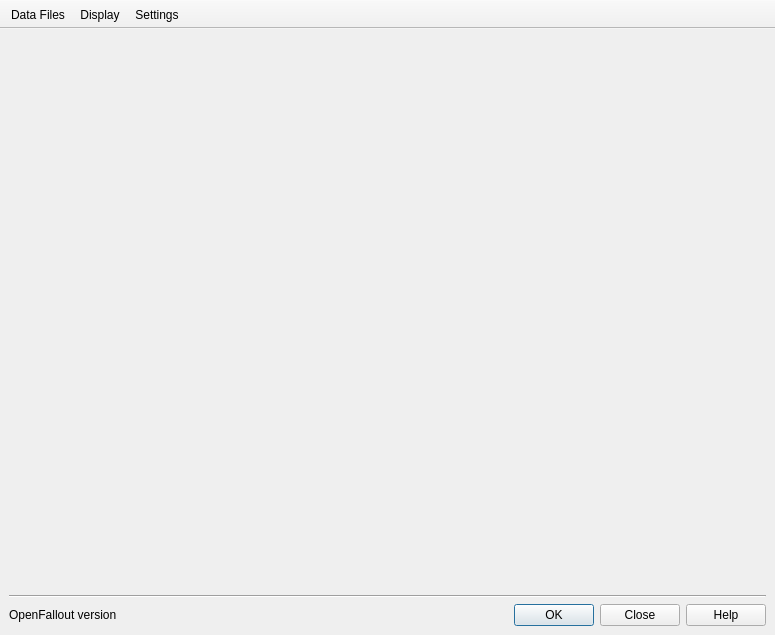
<?xml version="1.0" encoding="UTF-8"?>
<ui version="4.0">
 <class>MainWindow</class>
 <widget class="QMainWindow" name="MainWindow">
  <property name="geometry">
   <rect>
    <x>0</x>
    <y>0</y>
    <width>775</width>
    <height>635</height>
   </rect>
  </property>
  <property name="minimumSize">
   <size>
    <width>775</width>
    <height>635</height>
   </size>
  </property>
  <property name="windowTitle">
   <string>OpenFallout Launcher</string>
  </property>
  <property name="windowIcon">
   <iconset resource="../../../files/launcher/launcher.qrc">
    <normaloff>:/images/openmw.png</normaloff>:/images/openmw.png</iconset>
  </property>
  <widget class="QWidget" name="centralwidget">
   <layout class="QVBoxLayout" name="verticalLayout_2">
    <item>
     <widget class="QStackedWidget" name="pagesWidget"/>
    </item>
    <item>
     <widget class="Line" name="line">
      <property name="orientation">
       <enum>Qt::Horizontal</enum>
      </property>
     </widget>
    </item>
    <item>
     <layout class="QHBoxLayout" name="horizontalLayout">
      <item>
       <widget class="QLabel" name="versionLabel">
        <property name="text">
         <string>OpenFallout version</string>
        </property>
       </widget>
      </item>
      <item>
       <spacer name="horizontalSpacer">
        <property name="orientation">
         <enum>Qt::Horizontal</enum>
        </property>
        <property name="sizeHint" stdset="0">
         <size>
          <width>40</width>
          <height>20</height>
         </size>
        </property>
       </spacer>
      </item>
      <item alignment="Qt::AlignRight">
       <widget class="QDialogButtonBox" name="buttonBox">
        <property name="standardButtons">
         <set>QDialogButtonBox::Close|QDialogButtonBox::Help|QDialogButtonBox::Ok</set>
        </property>
       </widget>
      </item>
     </layout>
    </item>
   </layout>
  </widget>
  <widget class="QToolBar" name="toolBar">
   <property name="windowTitle">
    <string>toolBar</string>
   </property>
   <property name="layoutDirection">
    <enum>Qt::LeftToRight</enum>
   </property>
   <property name="movable">
    <bool>false</bool>
   </property>
   <property name="iconSize">
    <size>
     <width>48</width>
     <height>48</height>
    </size>
   </property>
   <property name="toolButtonStyle">
    <enum>Qt::ToolButtonTextUnderIcon</enum>
   </property>
   <property name="floatable">
    <bool>false</bool>
   </property>
   <attribute name="toolBarArea">
    <enum>TopToolBarArea</enum>
   </attribute>
   <attribute name="toolBarBreak">
    <bool>false</bool>
   </attribute>
   <addaction name="dataAction"/>
   <addaction name="graphicsAction"/>
   <addaction name="settingsAction"/>
  </widget>
  <action name="dataAction">
   <property name="checkable">
    <bool>true</bool>
   </property>
   <property name="icon">
    <iconset resource="../../../files/launcher/launcher.qrc">
     <normaloff>:/images/openmw-plugin.png</normaloff>:/images/openmw-plugin.png</iconset>
   </property>
   <property name="text">
    <string>Data Files</string>
   </property>
   <property name="toolTip">
    <string>Allows to setup data files and directories</string>
   </property>
   <property name="statusTip">
    <string/>
   </property>
   <property name="whatsThis">
    <string/>
   </property>
  </action>
  <action name="graphicsAction">
   <property name="checkable">
    <bool>true</bool>
   </property>
   <property name="icon">
    <iconset resource="../../../files/launcher/launcher.qrc">
     <normaloff>:/images/preferences-video.png</normaloff>:/images/preferences-video.png</iconset>
   </property>
   <property name="text">
    <string>Display</string>
   </property>
   <property name="toolTip">
    <string>Allows to change display settings</string>
   </property>
  </action>
  <action name="settingsAction">
   <property name="checkable">
    <bool>true</bool>
   </property>
   <property name="icon">
    <iconset resource="../../../files/launcher/launcher.qrc">
     <normaloff>:/images/preferences.png</normaloff>:/images/preferences.png</iconset>
   </property>
   <property name="text">
    <string>Settings</string>
   </property>
   <property name="toolTip">
    <string>Allows to tweak engine settings</string>
   </property>
  </action>
 </widget>
 <resources>
  <include location="../../../files/launcher/launcher.qrc"/>
 </resources>
 <connections/>
</ui>
